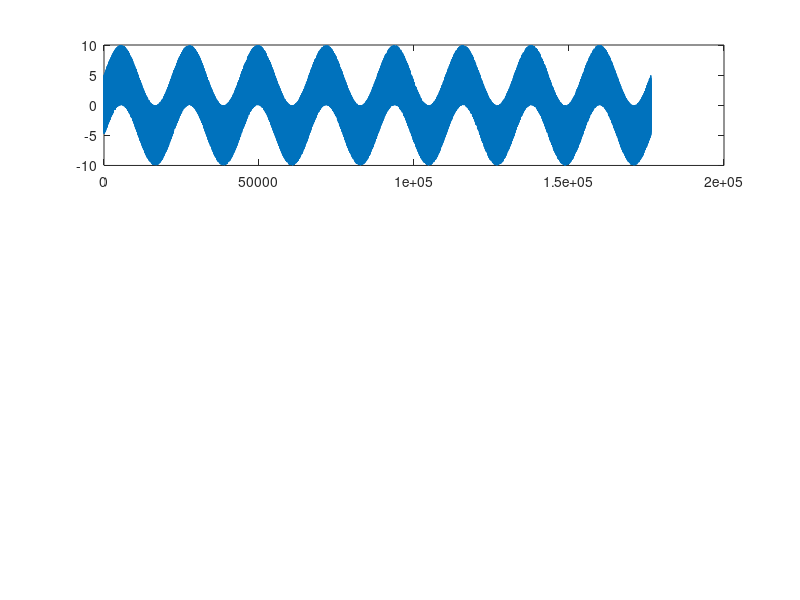

Recreate this plot in MATLAB. (Note: this script raises an error after producing the figure.)
R = 10;
C = 1;

t = 0:1/100:10;
h = (1/(R*C)) * exp(-t/(R*C));


fs = 44100;
t1 = 0:1/fs:4;
y1 = 5 * sin(2* 2 * pi * t1') + 10 * (rand(length(t1), 1) - 0.5);

subplot(3, 1, 1);
%plot_fft(y1, fs);
plot(y1);

A = [2, 1, -1, -2, 3];
B = [4, 2, 1, 0.5];

m_conv(A, B);

yf = m_conv(y1', h);

subplot(3, 1, 2);
plot_fft(h, 100);

subplot(3, 1, 3);
%plot_fft(yf, fs);
plot(yf);

player_original = audioplayer(y1, fs);
player_filtered = audioplayer(yf, fs);